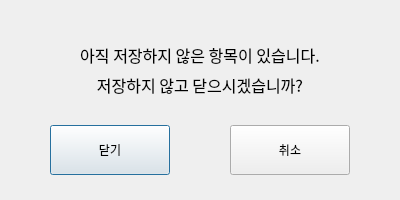
<?xml version="1.0" encoding="UTF-8"?>
<ui version="4.0">
 <class>Dialog</class>
 <widget class="QDialog" name="Dialog">
  <property name="geometry">
   <rect>
    <x>0</x>
    <y>0</y>
    <width>400</width>
    <height>200</height>
   </rect>
  </property>
  <property name="windowTitle">
   <string>Dialog</string>
  </property>
  <widget class="QLabel" name="label">
   <property name="geometry">
    <rect>
     <x>0</x>
     <y>40</y>
     <width>400</width>
     <height>30</height>
    </rect>
   </property>
   <property name="font">
    <font>
     <family>나눔고딕</family>
     <pointsize>12</pointsize>
    </font>
   </property>
   <property name="text">
    <string>아직 저장하지 않은 항목이 있습니다.</string>
   </property>
   <property name="alignment">
    <set>Qt::AlignCenter</set>
   </property>
  </widget>
  <widget class="QPushButton" name="QBtn_exit">
   <property name="geometry">
    <rect>
     <x>50</x>
     <y>125</y>
     <width>120</width>
     <height>50</height>
    </rect>
   </property>
   <property name="font">
    <font>
     <family>나눔고딕</family>
     <pointsize>9</pointsize>
     <weight>50</weight>
     <bold>false</bold>
    </font>
   </property>
   <property name="text">
    <string>닫기</string>
   </property>
  </widget>
  <widget class="QLabel" name="label_2">
   <property name="geometry">
    <rect>
     <x>0</x>
     <y>70</y>
     <width>400</width>
     <height>30</height>
    </rect>
   </property>
   <property name="font">
    <font>
     <family>나눔고딕</family>
     <pointsize>12</pointsize>
    </font>
   </property>
   <property name="text">
    <string>저장하지 않고 닫으시겠습니까?</string>
   </property>
   <property name="alignment">
    <set>Qt::AlignCenter</set>
   </property>
  </widget>
  <widget class="QPushButton" name="pushButton_2">
   <property name="geometry">
    <rect>
     <x>230</x>
     <y>125</y>
     <width>120</width>
     <height>50</height>
    </rect>
   </property>
   <property name="font">
    <font>
     <family>나눔고딕</family>
     <pointsize>9</pointsize>
     <weight>50</weight>
     <bold>false</bold>
    </font>
   </property>
   <property name="text">
    <string>취소</string>
   </property>
  </widget>
 </widget>
 <resources/>
 <connections/>
</ui>
